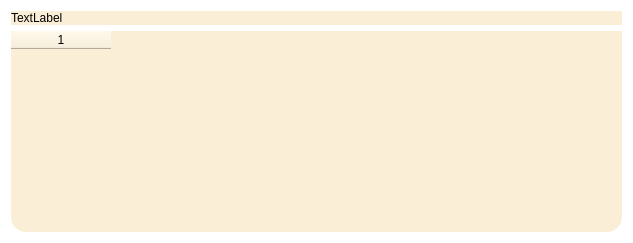
<?xml version="1.0" encoding="UTF-8"?>
<ui version="4.0">
 <class>Dialog</class>
 <widget class="QDialog" name="Dialog">
  <property name="geometry">
   <rect>
    <x>0</x>
    <y>0</y>
    <width>633</width>
    <height>243</height>
   </rect>
  </property>
  <property name="windowTitle">
   <string>Dialog</string>
  </property>
  <property name="styleSheet">
   <string notr="true">background-color: rgb(255, 255, 255)</string>
  </property>
  <layout class="QVBoxLayout" name="verticalLayout_2">
   <item>
    <layout class="QVBoxLayout" name="verticalLayout">
     <item>
      <widget class="QLabel" name="label">
       <property name="styleSheet">
        <string notr="true">font:20pt &quot;Microsoft YaHei&quot;;
background-color:  rgb(250, 239, 214);
border-radius: 15px</string>
       </property>
       <property name="text">
        <string>TextLabel</string>
       </property>
      </widget>
     </item>
     <item>
      <widget class="QTableWidget" name="tableWidget">
       <property name="styleSheet">
        <string notr="true">font: 16pt &quot;Microsoft YaHei&quot;;
background-color:  rgb(250, 239, 214);
border-radius: 15px</string>
       </property>
       <property name="columnCount">
        <number>1</number>
       </property>
       <column/>
      </widget>
     </item>
    </layout>
   </item>
  </layout>
 </widget>
 <resources/>
 <connections/>
</ui>
